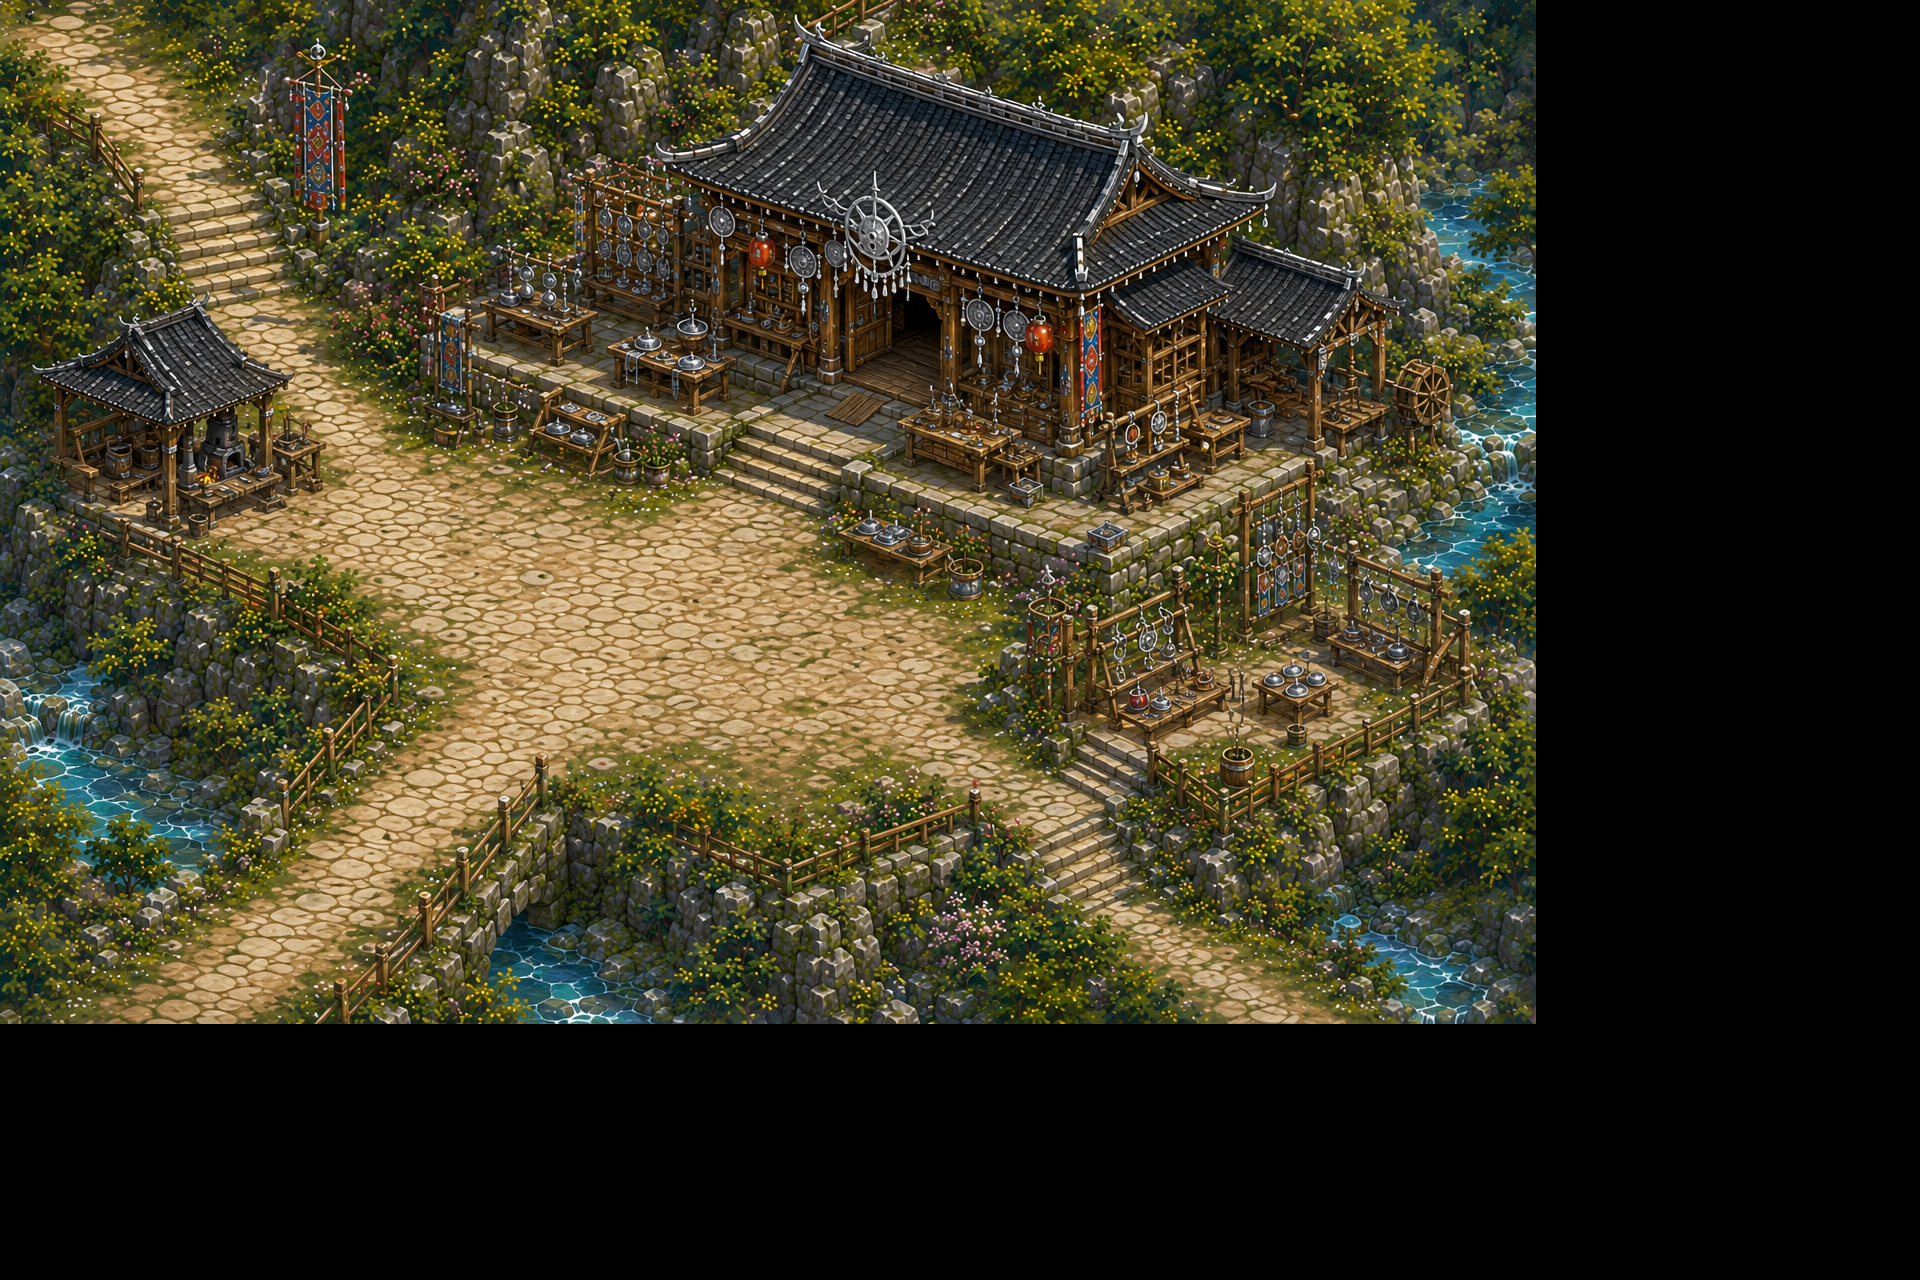

Below is a game level as drawn by its tile map, then a one-line description and the .tmx that defines it (tile-layer data replaced by summaries):
An orthogonal 60x40 tile map with 32x32 px tiles, 1 tile layer (background), 4 hidden layers not drawn, 2 tilesets and 17 objects (spawn, scene_exit).

<map version="1.8" tiledversion="1.8.6" orientation="orthogonal" renderorder="right-down" width="60" height="40" tilewidth="32" tileheight="32" infinite="0" nextlayerid="11" nextobjectid="18">
 <tileset firstgid="1" source="../tilesets/festival_square.tsx" />
 <tileset firstgid="1537" source="../tilesets/silver_workshop_exterior.tsx" />
 <layer id="1" name=" old_collision_tile" width="60" height="40" visible="0" locked="1" tintcolor="#ff0000">
  <data>[2400 cells, 1247 non-empty, 1247 distinct tile ids]</data>
 </layer>
 <layer id="6" name="background" width="60" height="40">
  <data>[2400 cells, 1536 non-empty, 1536 distinct tile ids]</data>
 </layer>
 <objectgroup id="7" name="collision">
  <object id="1" x="329.145" y="6.46724" width="1191.92" height="285.86" rotation="0.505933" />
  <object id="2" x="446" y="350" width="278" height="96" />
  <object id="3" x="1090" y="570" width="346" height="66" />
  <object id="4" x="1254" y="516" width="138" height="30" />
  <object id="5" x="1380" y="346" width="138" height="200" />
  <object id="6" x="490" y="824" width="520" height="224" />
  <object id="7" x="1270" y="786" width="252" height="186" />
  <object id="8" x="30" y="536" width="90" height="430" />
  <object id="9" x="158" y="620" width="98" height="236" />
  <object id="10" x="48" y="344" width="198" height="120" />
  <object id="11" x="22" y="126" width="72" height="174" />
  <object id="12" x="1540" y="6" width="382" height="1272" />
  <object id="13" x="-2" y="1020" width="1584" height="252" />
 </objectgroup>
 <objectgroup id="8" name=" npc">
  <object id="16" x="290" y="514">
   <point />
  </object>
  <object id="17" x="636" y="608">
   <point />
  </object>
 </objectgroup>
 <objectgroup id="9" name="interaction" />
 <objectgroup id="10" name="transition">
  <object id="14" name="spawn_from_village_hub" type="spawn" x="256" y="192">
   <properties>
    <property name="spawn_id" value="from_village_hub" />
   </properties>
  </object>
  <object id="15" name="exit_to_village_hub" type="scene_exit" x="224" y="256" width="64" height="64">
   <properties>
    <property name="target_scene" value="village_hub" />
    <property name="target_spawn" value="from_workshop_exterior" />
   </properties>
  </object>
 </objectgroup>
 <layer id="2" name="old_npc_tile" width="60" height="40" visible="0" locked="1" tintcolor="#0000ff">
  <data>[2400 cells, 8 non-empty, 8 distinct tile ids]</data>
 </layer>
 <layer id="3" name="old_transition_tile" width="60" height="40" visible="0" locked="1" tintcolor="#ffff00">
  <data>[2400 cells, 44 non-empty, 44 distinct tile ids]</data>
 </layer>
 <layer id="4" name="interaction" width="60" height="40" visible="0" locked="1" tintcolor="#55ff00">
  <data>[2400 cells, 67 non-empty, 67 distinct tile ids]</data>
 </layer>
</map>
